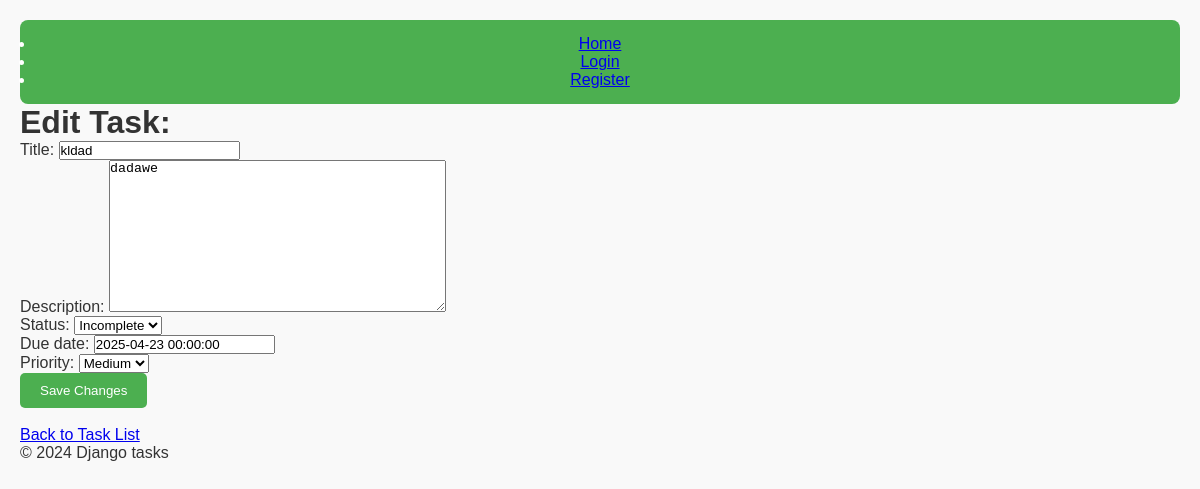
Screenshot of /tasks/7/edit/ (signed in) with the database file from the repository.
### tasks/models.py (models this page shows, shortened)
class Task(models.Model):
    PRIORITY_CHOICES = [
        ('LOW', 'Low'),
        ('MEDIUM', 'Medium'),
        ('HIGH', 'High'),
    ]
    STATUS_CHOICES = [
        ('COMPLETE', 'Complete'),
        ('INCOMPLETE', 'Incomplete'),
    ]
    title = models.CharField(max_length=200)
    description = models.TextField(blank=True, null=True)
    status = models.CharField(max_length=10,choices= STATUS_CHOICES ,default='INCOMPLETE')
    due_date = models.DateTimeField(blank=True, null=True)
    priority = models.CharField(max_length=10,choices=PRIORITY_CHOICES,default='MEDIUM')
    user = models.ForeignKey( CustomUser, on_delete=models.CASCADE, related_name='tasks')
    created_at = models.DateTimeField(auto_now_add=True)
    updated_at = models.DateTimeField(auto_now=True)
    class Meta:
        ordering = ['priority','-due_date']  #tasks first by priority then date due

### tasks/views.py (the view)
# urls.py: path('<int:pk>/edit/', task_update, name='task_update'),
@login_required
def task_update(request, pk):
    task = get_object_or_404(Task, pk=pk, user=request.user)
    if request.method == 'POST':
        form = TaskForm(request.POST, instance=task)
        if form.is_valid():
            form.save()
            return redirect('task_list')
    else:
        form = TaskForm(instance=task)
    return render(request, 'tasks/task_update.html', {'form': form})

### tasks/forms.py
class TaskForm(forms.ModelForm):
    class Meta:
        model = Task
        fields = ['title', 'description', 'status', 'due_date', 'priority']

### tasks/authentications.py (called while the page is built)
    def get_user(self, user_id):
        User = get_user_model()
        try:
            return User.objects.get(pk=user_id)  # Retrieve user by ID
        except User.DoesNotExist:
            return None                          # Return None if the user is not found

### tasks/templates/tasks/task_update.html (shortened to what this page needs)
{% extends 'tasks/base.html' %}
{% block content %}
  <h1>Edit Task: {{ task.title }}</h1>
  <form method="post">
    {{ form.as_p }}
    <button type="submit">Save Changes</button>
  </form>
  <br>
  <a href="{% url 'task_list' %}">Back to Task List</a>
{% endblock %}

### static/css/tasks.css (style rules this page uses)
* { margin: 0; padding: 0; box-sizing: border-box; }
body { font-family: Arial, sans-serif; background-color: #f9f9f9; color: #333; padding: 20px; }
button { padding: 10px 20px; background-color: #4CAF50; color: white; border: none; border-radius: 5px; cursor: pointer; }

### rows the page displays
Task: title "kldad", description "dadawe", status "Incomplete", due_date "2025-04-23 00:00:00", priority "Medium"
